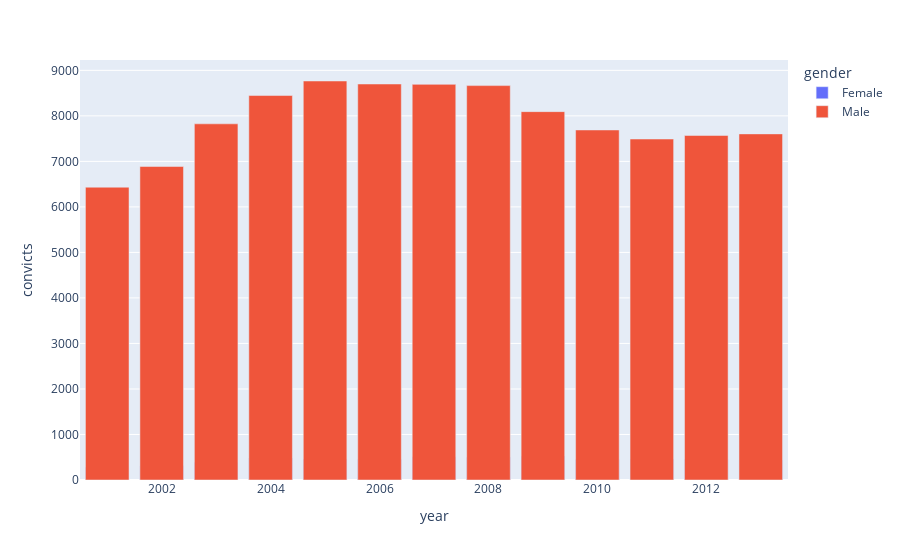

The notebook cell saved with this chart:
### Code cell
barchart = px.bar(
    data_frame=df2,
    x="year",
    y="convicts",
    color="gender",
    opacity=1,
    orientation="v",
    barmode='overlay')
pio.show(barchart)

### Figure 1 — Plotly figure (JSON) as saved in the notebook; plotly's stock layout.template omitted (floating-point values rounded to 4 significant figures)
{"data": [{"alignmentgroup": "True", "hovertemplate": "gender=Female<br>year=%{x}<br>convicts=%{y}<extra></extra>", "legendgroup": "Female", "marker": {"color": "#636efa", "opacity": 1, "pattern": {"shape": ""}}, "name": "Female", "offsetgroup": "Female", "orientation": "v", "showlegend": true, "textposition": "auto", "type": "bar", "x": [2001, 2002, 2003, 2004, 2005, 2006, 2007, 2008, 2009, 2010, 2011, 2012, 2013], "xaxis": "x", "y": [279, 311, 390, 484, 463, 449, 511, 499, 529, 449, 461, 457, 437], "yaxis": "y"}, {"alignmentgroup": "True", "hovertemplate": "gender=Male<br>year=%{x}<br>convicts=%{y}<extra></extra>", "legendgroup": "Male", "marker": {"color": "#EF553B", "opacity": 1, "pattern": {"shape": ""}}, "name": "Male", "offsetgroup": "Male", "orientation": "v", "showlegend": true, "textposition": "auto", "type": "bar", "x": [2001, 2002, 2003, 2004, 2005, 2006, 2007, 2008, 2009, 2010, 2011, 2012, 2013], "xaxis": "x", "y": [6433, 6887, 7825, 8447, 8766, 8700, 8692, 8665, 8093, 7690, 7491, 7569, 7604], "yaxis": "y"}], "layout": {"autosize": true, "barmode": "overlay", "legend": {"title": {"text": "gender"}, "tracegroupgap": 0}, "margin": {"t": 60}, "xaxis": {"anchor": "y", "autorange": true, "domain": [0, 1], "range": [2000.0, 2014.0], "title": {"text": "year"}, "type": "linear"}, "yaxis": {"anchor": "x", "autorange": true, "domain": [0, 1], "range": [0, 9227.0], "title": {"text": "convicts"}, "type": "linear"}}}
